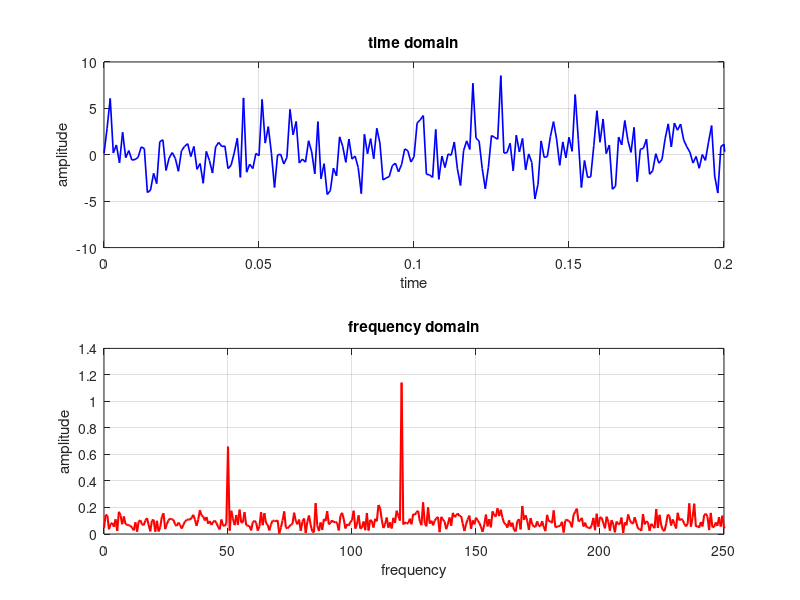

Reproduce this figure in MATLAB.
%% FFT_example
clear; clc; close all;

%% parameters
Fs = 1000;            % sampling frequency
T = 1/Fs;             % sampling period
L = 1500;             % length of signal
t = (0:L-1)*T;        % time vector

S = 0.7 * sin(2*pi*50*t) + sin(2*pi*120*t);
X = S + 2*randn(size(t));

%% time domain
figure('Name','FFT','NumberTitle','off')
subplot(2,1,1)
plot(t,X,'b','LineWidth',1.2)
title('time domain')
xlabel('time')
ylabel('amplitude')
grid on
xlim([0 0.2])

%% FFT
Y = fft(X);
P2 = abs(Y/L);
P1 = P2(1:L/2+1);
P1(2:end-1) = 2*P1(2:end-1);

% frequency axis
f = Fs*(0:(L/2))/L;

%% frequency domain
subplot(2,1,2)
plot(f,P1,'r','LineWidth',1.5)
title('frequency domain')
xlabel('frequency')
ylabel('amplitude')
grid on
xlim([0 250])
